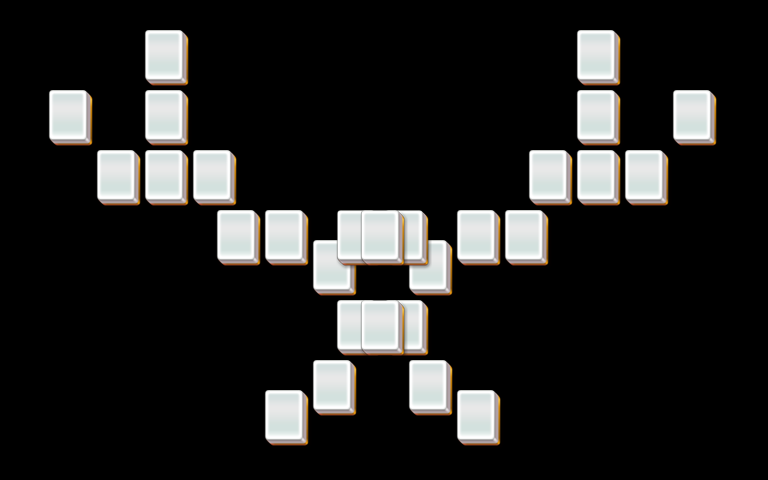

Tiled map render using the project's own tile images. Description and the map definition, with tile-layer contents summarised, below:
An orthogonal 32x16 tile map with 24x30 px tiles, 5 tile layers (layer1, layer2, layer3, layer4, ...).

<map version="1.0" orientation="orthogonal" width="32" height="16" tilewidth="24" tileheight="30">
 <properties>
  <property name="species" value="10" />
 </properties>
 <tileset firstgid="1" name="mahjong" tilewidth="48" tileheight="60">
  <image source="mahjong.png" />
 </tileset>
 <layer name="layer1" width="32" height="16">
  <data>[512 cells, 24 non-empty, 1 distinct tile ids]</data>
 </layer>
 <layer name="layer2" width="32" height="16">
  <data>[512 cells, 24 non-empty, 1 distinct tile ids]</data>
 </layer>
 <layer name="layer3" width="32" height="16">
  <data>[512 cells, 24 non-empty, 1 distinct tile ids]</data>
 </layer>
 <layer name="layer4" width="32" height="16">
  <data>[512 cells, 7 non-empty, 1 distinct tile ids]</data>
 </layer>
 <layer name="layer5" width="32" height="16">
  <data>[512 cells, 1 non-empty, 1 distinct tile ids]</data>
 </layer>
</map>
